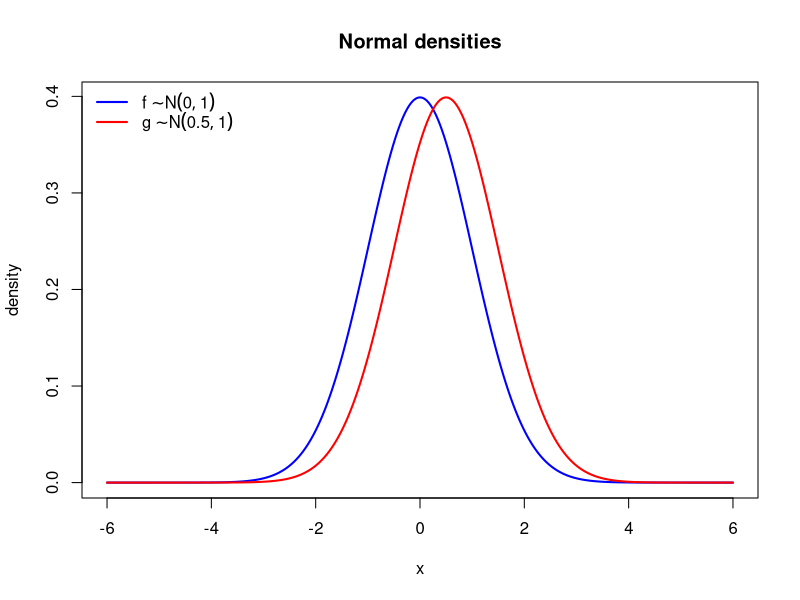
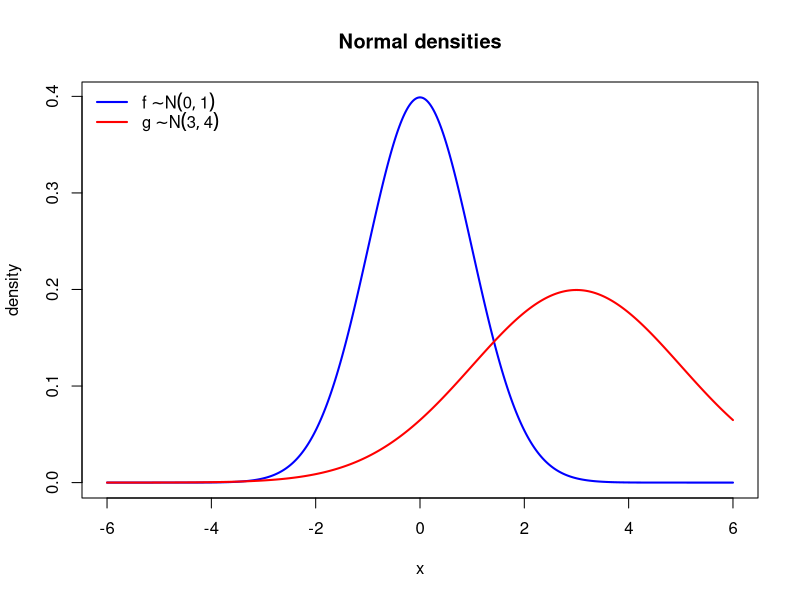
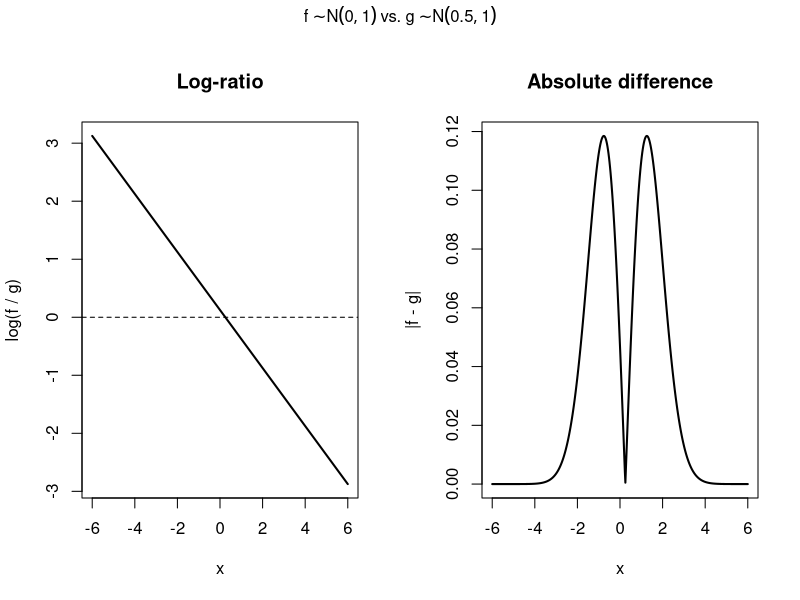
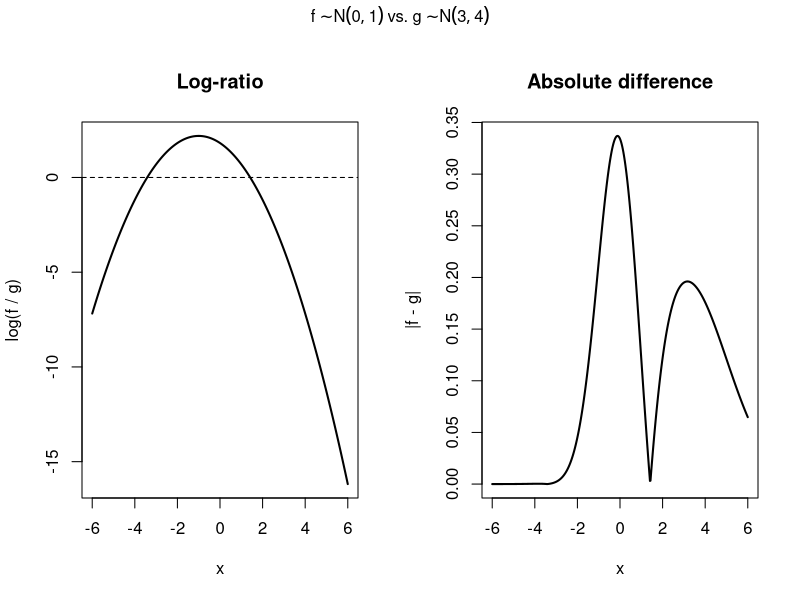

R code for these plots, in order:
# statistical inference 1
# sheet 02 exercise 2.2
# Topics: divergence measures between densities, log-ratio,
#         absolute difference, comparison with KL divergence

# Given two normal densities f and g, we first plot them for different
# means and standard deviations (a). We then plot the log-ratio and the
# absolute difference of f and g (b), turn both into divergence measures
# by integrating over y (c), and compare them with the KL divergence (d).

# plotmath label such as "f ~ N(0, 1)", parametrised by the variance
dens_label <- function(name, mu, sd) {
  bquote(.(as.name(name)) %~% N(.(mu), .(sd^2)))
}

# ---- (a) ----
plot_densities <- function(mu_f, sd_f, mu_g, sd_g) {
  x <- seq(-6, 6, length.out = 500)
  f <- dnorm(x, mean = mu_f, sd = sd_f)
  g <- dnorm(x, mean = mu_g, sd = sd_g)

  plot(x, f, type = "l", col = "blue", lwd = 2,
       ylim = c(0, max(f, g)), ylab = "density",
       main = "Normal densities")
  lines(x, g, col = "red", lwd = 2)
  legend("topleft", bty = "n", col = c("blue", "red"), lwd = 2,
         legend = as.expression(list(dens_label("f", mu_f, sd_f),
                                     dens_label("g", mu_g, sd_g))))
}

plot_densities(mu_f = 0, sd_f = 1, mu_g = 0.5, sd_g = 1)
plot_densities(mu_f = 0, sd_f = 1, mu_g = 3, sd_g = 2)

# ---- (b) ----
plot_integrands <- function(mu_f, sd_f, mu_g, sd_g) {
  x <- seq(-6, 6, length.out = 500)
  f <- dnorm(x, mean = mu_f, sd = sd_f)
  g <- dnorm(x, mean = mu_g, sd = sd_g)

  log_ratio <- log(f / g)
  abs_diff <- abs(f - g)

  old_par <- par(mfrow = c(1, 2), oma = c(0, 0, 2, 0))
  on.exit(par(old_par))

  plot(x, log_ratio, type = "l", lwd = 2, ylab = "log(f / g)",
       main = "Log-ratio")
  abline(h = 0, lty = 2)
  plot(x, abs_diff, type = "l", lwd = 2, ylab = "|f - g|",
       main = "Absolute difference")
  mtext(bquote(.(dens_label("f", mu_f, sd_f)) ~ "vs." ~
                 .(dens_label("g", mu_g, sd_g))),
        outer = TRUE, line = 0.5)
}

plot_integrands(mu_f = 0, sd_f = 1, mu_g = 0.5, sd_g = 1)
plot_integrands(mu_f = 0, sd_f = 1, mu_g = 3, sd_g = 2)

# Equal sds: the log-ratio is a straight line in x; unequal sds: a parabola.
# Either way it does not decay in the tails. The absolute difference
# vanishes in the tails, since both densities go to zero there.

# ---- (c) ----
# log-ratio divergence: integral of log(f/g) over [-L, L]; we let L grow
# to check whether the integral converges. Log-densities are used since
# for large L both densities underflow to 0 and log(f / g) gives NaN.
log_ratio_div <- function(mu_f, sd_f, mu_g, sd_g, L) {
  integrand <- function(x) {
    dnorm(x, mean = mu_f, sd = sd_f, log = TRUE) -
      dnorm(x, mean = mu_g, sd = sd_g, log = TRUE)
  }
  integrate(integrand, lower = -L, upper = L)$value
}

L_values <- c(5, 10, 50, 100)
sapply(L_values, log_ratio_div, mu_f = 0, sd_f = 1, mu_g = 0.5, sd_g = 1)
# 1.25  2.50  12.50  25.00
sapply(L_values, log_ratio_div, mu_f = 0, sd_f = 1, mu_g = 3, sd_g = 2)
# -13.07  -213.64  -31068.19  -249636.37

# absolute-difference divergence: 0.5 * integral of |f - g|. Integrating
# over +-10 sds around both means covers all the mass; integrate() over
# (-Inf, Inf) can miss narrow peaks far from 0 and return 0.
abs_diff_div <- function(mu_f, sd_f, mu_g, sd_g) {
  integrand <- function(x) {
    abs(dnorm(x, mean = mu_f, sd = sd_f) - dnorm(x, mean = mu_g, sd = sd_g))
  }
  lower <- min(mu_f - 10 * sd_f, mu_g - 10 * sd_g)
  upper <- max(mu_f + 10 * sd_f, mu_g + 10 * sd_g)
  0.5 * integrate(integrand, lower = lower, upper = upper)$value
}

abs_diff_div(mu_f = 0, sd_f = 1, mu_g = 0.5, sd_g = 1)  # 0.197
abs_diff_div(mu_f = 0, sd_f = 1, mu_g = 3, sd_g = 2)    # 0.708

# The log-ratio integral grows without bound as L increases: linearly for
# equal sds (0.25 * L here), cubically for unequal sds (negative, since the
# wider g dominates in the tails). So it does not converge.
# The absolute-difference divergence is finite and lies in [0, 1];
# 0.197 means f and g share about 80% of their probability mass.

# ---- (d) ----
# KL divergence as the log-ratio weighted by f. Since the weight f is
# negligible beyond +-10 sds of mu_f, integrating there suffices.
kl_div <- function(mu_f, sd_f, mu_g, sd_g) {
  integrand <- function(x) {
    dnorm(x, mean = mu_f, sd = sd_f) *
      (dnorm(x, mean = mu_f, sd = sd_f, log = TRUE) -
         dnorm(x, mean = mu_g, sd = sd_g, log = TRUE))
  }
  integrate(integrand, lower = mu_f - 10 * sd_f,
            upper = mu_f + 10 * sd_f)$value
}

# f = N(0, 1), g = N(delta, 1): move g further and further away
deltas <- c(0.5, 2, 10, 100, 2000)
comparison <- data.frame(
  delta    = format(deltas, scientific = FALSE, drop0trailing = TRUE),
  abs_diff = round(sapply(deltas, function(d) abs_diff_div(0, 1, d, 1)), 3),
  kl       = format(sapply(deltas, function(d) kl_div(0, 1, d, 1)),
                    scientific = FALSE, drop0trailing = TRUE, big.mark = ",")
)
print(comparison, row.names = FALSE)

# KL is not symmetric: swapping f and g changes the value
kl_div(mu_f = 0, sd_f = 1, mu_g = 3, sd_g = 2)  # KL(N(0, 1), N(3, 4)) = 1.443
kl_div(mu_f = 3, sd_f = 2, mu_g = 0, sd_g = 1)  # KL(N(3, 4), N(0, 1)) = 5.307

# The log-ratio divergence is useless, since its integral does not exist.
# The absolute-difference divergence is finite but saturates at 1: once
# the densities no longer overlap (delta around 10), it cannot tell
# delta = 10 from delta = 2000. KL keeps the log-ratio's sensitivity but
# stays finite, because the weight f kills the growth in the tails. For
# equal sds it equals delta^2 / (2 sigma^2), so it grows without bound.
